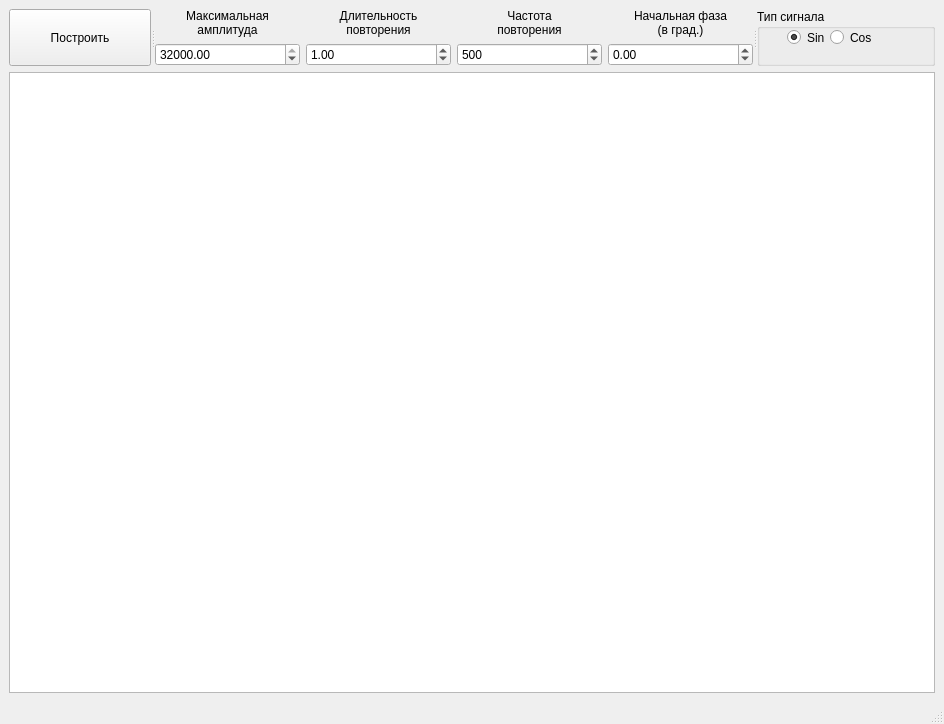
<?xml version="1.0" encoding="UTF-8"?>
<ui version="4.0">
 <class>GeneralSignal</class>
 <widget class="QMainWindow" name="GeneralSignal">
  <property name="geometry">
   <rect>
    <x>0</x>
    <y>0</y>
    <width>944</width>
    <height>724</height>
   </rect>
  </property>
  <property name="windowTitle">
   <string>GeneralSignal</string>
  </property>
  <widget class="QWidget" name="centralwidget">
   <layout class="QGridLayout" name="gridLayout_2">
    <item row="0" column="0">
     <widget class="QSplitter" name="splitter">
      <property name="orientation">
       <enum>Qt::Horizontal</enum>
      </property>
      <widget class="QPushButton" name="pushButton">
       <property name="text">
        <string>Построить</string>
       </property>
      </widget>
      <widget class="QWidget" name="layoutWidget">
       <layout class="QGridLayout" name="gridLayout">
        <item row="1" column="1">
         <widget class="QDoubleSpinBox" name="doubleSpinBox_3">
          <property name="singleStep">
           <double>0.100000000000000</double>
          </property>
          <property name="value">
           <double>1.000000000000000</double>
          </property>
         </widget>
        </item>
        <item row="0" column="1">
         <widget class="QLabel" name="label_3">
          <property name="text">
           <string>&lt;html&gt;&lt;head/&gt;&lt;body&gt;&lt;p align=&quot;center&quot;&gt;Длительность&lt;br/&gt;повторения&lt;/p&gt;&lt;/body&gt;&lt;/html&gt;</string>
          </property>
         </widget>
        </item>
        <item row="0" column="3">
         <widget class="QLabel" name="label_5">
          <property name="text">
           <string>&lt;html&gt;&lt;head/&gt;&lt;body&gt;&lt;p align=&quot;center&quot;&gt;Начальная фаза &lt;br/&gt;    (в град.)&lt;/p&gt;&lt;/body&gt;&lt;/html&gt;</string>
          </property>
         </widget>
        </item>
        <item row="1" column="3">
         <widget class="QDoubleSpinBox" name="doubleSpinBox_5">
          <property name="minimum">
           <double>-180.000000000000000</double>
          </property>
          <property name="maximum">
           <double>180.000000000000000</double>
          </property>
          <property name="singleStep">
           <double>0.100000000000000</double>
          </property>
         </widget>
        </item>
        <item row="0" column="0">
         <widget class="QLabel" name="label_2">
          <property name="text">
           <string>&lt;html&gt;&lt;head/&gt;&lt;body&gt;&lt;p align=&quot;center&quot;&gt;Максимальная&lt;br/&gt;амплитуда&lt;/p&gt;&lt;/body&gt;&lt;/html&gt;</string>
          </property>
         </widget>
        </item>
        <item row="0" column="2">
         <widget class="QLabel" name="label_4">
          <property name="text">
           <string>&lt;html&gt;&lt;head/&gt;&lt;body&gt;&lt;p align=&quot;center&quot;&gt;Частота &lt;br/&gt;повторения&lt;/p&gt;&lt;/body&gt;&lt;/html&gt;</string>
          </property>
         </widget>
        </item>
        <item row="1" column="2">
         <widget class="QSpinBox" name="spinBox_2">
          <property name="minimum">
           <number>1</number>
          </property>
          <property name="maximum">
           <number>1000</number>
          </property>
          <property name="value">
           <number>500</number>
          </property>
         </widget>
        </item>
        <item row="1" column="0">
         <widget class="QDoubleSpinBox" name="doubleSpinBox_2">
          <property name="maximum">
           <double>32000.000000000000000</double>
          </property>
          <property name="value">
           <double>32000.000000000000000</double>
          </property>
         </widget>
        </item>
       </layout>
      </widget>
      <widget class="QGroupBox" name="groupBox">
       <property name="title">
        <string>Тип сигнала</string>
       </property>
       <widget class="QRadioButton" name="radioButton">
        <property name="geometry">
         <rect>
          <x>30</x>
          <y>20</y>
          <width>37</width>
          <height>17</height>
         </rect>
        </property>
        <property name="text">
         <string>Sin</string>
        </property>
        <property name="checked">
         <bool>true</bool>
        </property>
       </widget>
       <widget class="QRadioButton" name="radioButton_2">
        <property name="geometry">
         <rect>
          <x>73</x>
          <y>20</y>
          <width>41</width>
          <height>17</height>
         </rect>
        </property>
        <property name="text">
         <string>Cos</string>
        </property>
       </widget>
      </widget>
     </widget>
    </item>
    <item row="1" column="0">
     <widget class="QChartView" name="graphicsView"/>
    </item>
   </layout>
  </widget>
  <widget class="QMenuBar" name="menubar">
   <property name="geometry">
    <rect>
     <x>0</x>
     <y>0</y>
     <width>944</width>
     <height>21</height>
    </rect>
   </property>
  </widget>
  <widget class="QStatusBar" name="statusbar"/>
  <action name="action">
   <property name="text">
    <string>Сохранить диаграмму</string>
   </property>
  </action>
 </widget>
 <customwidgets>
  <customwidget>
   <class>QChartView</class>
   <extends>QGraphicsView</extends>
   <header>QtCharts</header>
  </customwidget>
 </customwidgets>
 <resources/>
 <connections/>
</ui>
